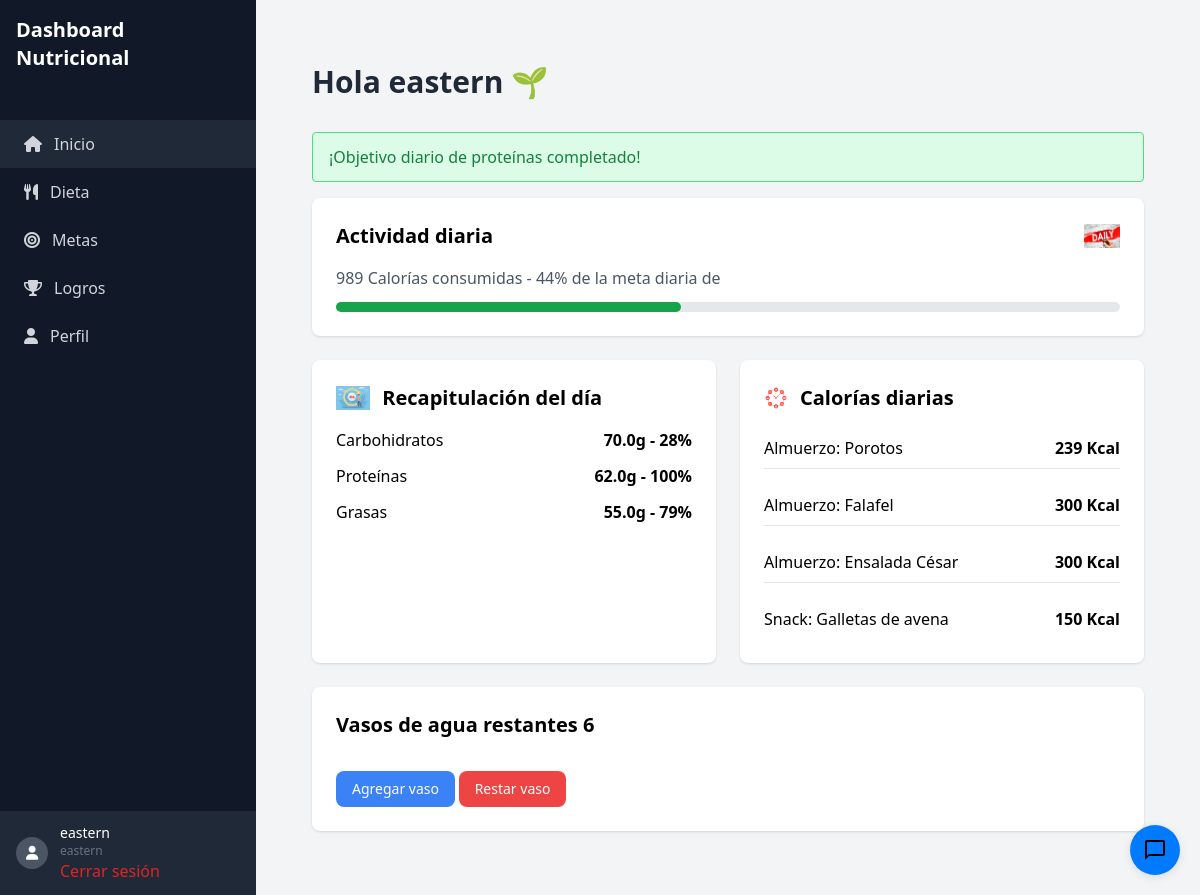
Page /dashboard/ (signed in) on the committed database.
### dieta/models.py (models this page shows)
class Comida(models.Model):
    TIPOS_COMIDA = [
        ('desayuno', 'Desayuno'),
        ('almuerzo', 'Almuerzo'),
        ('cena', 'Cena'),
        ('snack', 'Snack')
    ]
    usuario = models.ForeignKey(User, on_delete=models.CASCADE)
    nombre = models.CharField(max_length=200)
    tipo_comida = models.CharField(max_length=20, choices=TIPOS_COMIDA)
    calorias = models.IntegerField()
    carbohidratos = models.FloatField()
    proteinas = models.FloatField()
    grasas = models.FloatField()
    fecha = models.DateField(auto_now_add=True)

### metas/models.py (models this page shows)
class MetaNutricional(models.Model):
    usuario = models.ForeignKey(User, on_delete=models.CASCADE)
    calorias_diarias = models.IntegerField(default=2000)
    carbohidratos_diarios = models.IntegerField(default=250)
    proteinas_diarias = models.IntegerField(default=60)
    grasas_diarias = models.IntegerField(default=70)
    vasos_agua = models.IntegerField(default=8)
    veces_completadas = models.IntegerField(default=0)

### metas/views.py (the view, shortened to what this page needs)
# urls.py: path('dashboard/', dashboard_view, name='dashboard'),
@login_required
def dashboard_view(request):
    metas = MetaNutricional.objects.get(usuario=request.user)
    user_info = info_usuario.objects.get(user=request.user)
    comidas_diarias = Comida.objects.filter(usuario=request.user, fecha=date.today())
    totales = comidas_diarias.aggregate(
        calorias=Sum('calorias'),
        carbohidratos=Sum('carbohidratos'),
        proteinas=Sum('proteinas'),
        grasas=Sum('grasas')
    )
    calorias_totales = totales.get('calorias', 0) or 0
    carbohidratos_totales = totales.get('carbohidratos', 0) or 0
    proteinas_totales = totales.get('proteinas', 0) or 0
    grasas_totales = totales.get('grasas', 0) or 0
    porcentaje_calorias = min((calorias_totales / metas.calorias_diarias) * 100, 100) if metas.calorias_diarias else 0
    porcentaje_carbohidratos = min((carbohidratos_totales / metas.carbohidratos_diarios) * 100, 100) if metas.carbohidratos_diarios else 0
    porcentaje_proteinas = min((proteinas_totales / metas.proteinas_diarias) * 100, 100) if metas.proteinas_diarias else 0
    porcentaje_grasas = min((grasas_totales / metas.grasas_diarias) * 100, 100) if metas.grasas_diarias else 0
    if carbohidratos_totales >= metas.carbohidratos_diarios:
        messages.success(request, '¡Objetivo diario de carbohidratos completado!')
    if proteinas_totales >= metas.proteinas_diarias:
        messages.success(request, '¡Objetivo diario de proteínas completado!')
    if grasas_totales >= metas.grasas_diarias:
        messages.success(request, '¡Objetivo diario de grasas completado!')
    context = {
        'totales': totales,
        'porcentaje_calorias': porcentaje_calorias,
        'porcentaje_carbohidratos': porcentaje_carbohidratos,
        'porcentaje_proteinas': porcentaje_proteinas,
        'porcentaje_grasas': porcentaje_grasas,
        'metas': metas,
        'comidas_diarias': comidas_diarias,
    }
    return render(request, 'dashboard/dashboard.html', context)

### templates/dashboard/dashboard.html (shortened to what this page needs)
{% extends "base.html" %}
{% block content %}
{% load static %}
<div class="container mx-auto px-6 py-8">
    <div class="flex justify-between items-start mb-8">
        <h1 class="text-3xl font-semibold text-gray-800">
            Hola {{ user.username }} 🌱
        </h1>
    </div>
    {% if messages %}
        <div class="mb-4">
            {% for message in messages %}
                <div class="bg-green-100 border border-green-400 text-green-700 px-4 py-3 rounded relative mb-2" role="alert">
                    <span class="block sm:inline">{{ message }}</span>
                </div>
            {% endfor %}
        </div>
    {% endif %}
    <div class="bg-white rounded-lg shadow p-6 mb-6">
        <div class="flex justify-between items-center mb-4">
            <h2 class="text-xl font-bold">Actividad diaria</h2>
            <img src="{% static 'img/daily.jpg' %}" alt="Daily Activity" class="h-6">
        </div>
        <p class="text-gray-600 mb-3">{{ totales.calorias|default:0 }} Calorías consumidas - {{ porcentaje_calorias|floatformat:0 }}% de la meta diaria de {{calorias_diarias}} </p>
        <div class="w-full bg-gray-200 rounded-full h-2.5">
            <div class="bg-green-600 h-2.5 rounded-full progress-bar" style="width: {{ porcentaje_calorias }}%"></div>
        </div>
    </div>
    <div class="grid md:grid-cols-2 gap-6 mb-6">
        <div class="bg-white rounded-lg shadow p-6">
            <div class="flex items-center mb-4">
                <img src="{% static 'img/recap.jpg' %}" alt="Daily Recap" class="h-6 mr-3">
                <h2 class="text-xl font-bold">Recapitulación del día</h2>
            </div>
            <ul class="space-y-3">
                <li class="flex items-center justify-between">
                    <span>Carbohidratos</span>
                    <span class="font-semibold">{{ totales.carbohidratos|default:0 }}g - {{ porcentaje_carbohidratos|floatformat:0 }}%</span>
                </li>
                <li class="flex items-center justify-between">
                    <span>Proteínas</span>
                    <span class="font-semibold">{{ totales.proteinas|default:0 }}g - {{ porcentaje_proteinas|floatformat:0 }}%</span>
                </li>
                <li class="flex items-center justify-between">
                    <span>Grasas</span>
                    <span class="font-semibold">{{ totales.grasas|default:0 }}g - {{ porcentaje_grasas|floatformat:0 }}%</span>
                </li>
            </ul>
        </div>
        <div class="bg-white rounded-lg shadow p-6">
            <div class="flex items-center mb-4">
                <img src="{% static 'img/daily2.jpg' %}" alt="Daily Calories" class="h-6 mr-3">
                <h2 class="text-xl font-bold">Calorías diarias</h2>
            </div>
            <div class="space-y-4 max-h-96 overflow-y-auto">
                {% for comida in comidas_diarias %}
                <div class="flex justify-between items-center py-2 border-b last:border-0">
                    <span>{{ comida.get_tipo_comida_display }}: {{ comida.nombre }}</span>
                    <span class="font-semibold">{{ comida.calorias }} Kcal</span>
                </div>
                {% endfor %}
            </div>
        </div>
    </div>
    <div class="bg-white rounded-lg shadow p-6">
        <h2 class="text-xl font-bold mb-4">Vasos de agua restantes {{ metas.vasos_agua }}</h2>
        <div class="text-sm text-gray-500 mt-2">
            <form method="post" action="{% url 'dieta:registrar_agua' %}">
                <button type="submit" name="sumar" class="bg-blue-500 text-white px-4 py-2 rounded-lg mt-4">Agregar vaso</button>
                <button type="submit" name="restar" class="bg-red-500 text-white px-4 py-2 rounded-lg mt-4">Restar vaso</button>
            </form>
        </div>
    </div>
</div>
{% endblock %}

### templates/base.html (shortened to what this page needs)
{% load static %}
<!DOCTYPE html>
<html lang="es">
<head>
    <script src="https://cdn.tailwindcss.com"></script>
    <link rel="stylesheet" href="https://cdnjs.cloudflare.com/ajax/libs/font-awesome/6.0.0/css/all.min.css">
</head>
<body class="bg-gray-100">
    <div class="flex flex-col md:flex-row h-screen">
        <div class="w-full md:w-64 bg-gray-900 text-white">
            <div class="p-4">
                <h1 class="text-xl font-semibold">Dashboard Nutricional</h1>
            </div>
            <nav class="mt-8">
                <a href="{% url 'dieta:dashboard' %}"
                   class="flex items-center px-6 py-3 text-gray-300 hover:bg-gray-800 {% if request.resolver_match.url_name == 'dashboard' %}bg-gray-800{% endif %}">
                    <i class="fas fa-home mr-3"></i>
                    <span>Inicio</span>
                </a>
                <a href="{% url 'dieta:dieta' %}"
                   class="flex items-center px-6 py-3 text-gray-300 hover:bg-gray-800 {% if request.resolver_match.url_name == 'dieta' %}bg-gray-800{% endif %}">
                    <i class="fas fa-utensils mr-3"></i>
                    <span>Dieta</span>
                </a>
                <a href="{% url 'metas:metas' %}"
                   class="flex items-center px-6 py-3 text-gray-300 hover:bg-gray-800 {% if request.resolver_match.url_name == 'metas' %}bg-gray-800{% endif %}">
                    <i class="fas fa-bullseye mr-3"></i>
                    <span>Metas</span>
                </a>
                <a href="{% url 'logros:lista_logros' %}"
                   class="flex items-center px-6 py-3 text-gray-300 hover:bg-gray-800 {% if request.resolver_match.url_name == 'lista_logros' %}bg-gray-800{% endif %}">
                    <i class="fas fa-trophy mr-3"></i>
                    <span>Logros</span>
                </a>
                <a href="{% url 'info_usuarios:perfil_usuario' %}"
                   class="flex items-center px-6 py-3 text-gray-300 hover:bg-gray-800 {% if request.resolver_match.url_name == 'perfil_usuario' %}bg-gray-800{% endif %}">
                    <i class="fas fa-user mr-3"></i>
                    <span>Perfil</span>
                </a>
            </nav>
            <div class="absolute bottom-0 w-full md:w-64 bg-gray-800">
                <div class="flex items-center px-4 py-3">
                    <div class="w-8 h-8 rounded-full bg-gray-600 flex items-center justify-center">
                        <i class="fas fa-user text-sm"></i>
                    </div>
                    <div class="ml-3">
                        <p class="text-sm font-medium">{{ user.username }}</p>
                        <p class="text-xs text-gray-500">{{ user.username }}</p>
                        <a href="{% url 'logout' %}" class="text-red-600 hover:text-red-800">
                            Cerrar sesión
                        </a>
                    </div>
                </div>
            </div>
        </div>
        <div class="flex-1 flex flex-col overflow-hidden">
            <main class="flex-1 overflow-y-auto bg-gray-100 p-4 md:p-8">
                {% block content %}
                {% endblock content %}
            </main>
        </div>
    </div>
    <div class="chat-widget" id="chatWidget">
        <button class="chat-toggle" id="chatToggle">
            <svg class="chat-icon" viewBox="0 0 24 24">
                <path d="M20 2H4c-1.1 0-2 .9-2 2v18l4-4h14c1.1 0 2-.9 2-2V4c0-1.1-.9-2-2-2zm0 14H6l-2 2V4h16v12z"/>
            </svg>
        </button>
    </div>
</body>
</html>

### templates/base.html (style rules this page uses)
.progress-bar { transition: width 0.5s ease-in-out; }
.chat-widget { position: fixed; bottom: 20px; right: 20px; z-index: 1000; }
.chat-toggle { display: flex; align-items: center; justify-content: center; width: 50px; height: 50px; background: #007bff; color: white; border: none; border-radius: 50%; cursor: pointer; box-shadow: 0 2px 10px rgba(0, 0, 0, 0.1); }
.chat-toggle svg { width: 24px; height: 24px; }

### rows in the picture
Comida: tipo_comida "Almuerzo", nombre "Porotos", calorias "239"
Comida: tipo_comida "Almuerzo", nombre "Falafel", calorias "300"
Comida: tipo_comida "Almuerzo", nombre "Ensalada César", calorias "300"
Comida: tipo_comida "Snack", nombre "Galletas de avena", calorias "150"
MetaNutricional: vasos_agua "6"

### other values in the picture
{{ user.username }} "eastern"
{{ message }} "¡Objetivo diario de proteínas completado!"
{{ totales.calorias|default:0 }} "989"
{{ porcentaje_calorias|floatformat:0 }} "44"
{{ totales.carbohidratos|default:0 }} "70.0"
{{ porcentaje_carbohidratos|floatformat:0 }} "28"
{{ totales.proteinas|default:0 }} "62.0"
{{ porcentaje_proteinas|floatformat:0 }} "100"
{{ totales.grasas|default:0 }} "55.0"
{{ porcentaje_grasas|floatformat:0 }} "79"
